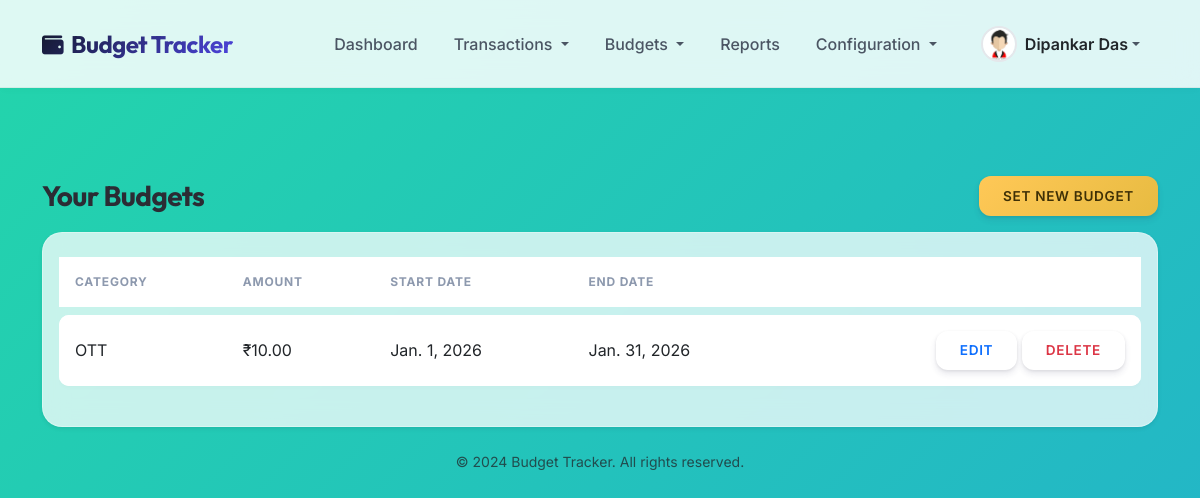
The app's page /budgets/ (signed in) with its own data.
### authentication/models.py (models this page shows, shortened)
class Profile(models.Model):
    user = models.OneToOneField(User, on_delete=models.CASCADE, related_name='profile')
    full_name = models.CharField(max_length=150, blank=True)
    phone_number = models.CharField(max_length=15, blank=True)
    date_of_birth = models.DateField(null=True, blank=True)
    GENDER_CHOICES = [
        ('M', 'Male'),
        ('F', 'Female'),
        ('O', 'Other'),
    ]
    gender = models.CharField(max_length=1, choices=GENDER_CHOICES, blank=True)
    city = models.CharField(max_length=100, blank=True)
    avatar = models.ImageField(upload_to='avatars/', blank=True, null=True)
    created_at = models.DateTimeField(auto_now_add=True)
    updated_at = models.DateTimeField(auto_now=True)

### finance/models.py (models this page shows, shortened)
class Budget(models.Model):
    user = models.ForeignKey(User, on_delete=models.CASCADE)
    category = models.ForeignKey(Category, on_delete=models.CASCADE, null=True, blank=True)
    amount = models.DecimalField(max_digits=10, decimal_places=2)
    start_date = models.DateField()
    end_date = models.DateField()

class Category(models.Model):
    name = models.CharField(max_length=100)
    user = models.ForeignKey(User, on_delete=models.CASCADE, null=True, blank=True)
    class Meta:
        verbose_name_plural = 'Categories'

### finance/views.py (the view)
# urls.py: path('budgets/', views.list_budgets, name='list_budgets'),
@login_required(login_url='login')
def list_budgets(request):
    budgets = Budget.objects.filter(user=request.user).select_related('category').order_by('-start_date')
    return render(request, 'finance/budgets_list.html', {'budgets': budgets})

### templates/finance/budgets_list.html (shortened to what this page needs)
{% extends 'base.html' %}
{% block content %}
<div class="row mb-3">
    <div class="col-md-12 d-flex justify-content-between align-items-center">
        <h3 class="mb-0">Your Budgets</h3>
        <a href="{% url 'set_budget' %}" class="btn btn-warning">Set New Budget</a>
    </div>
</div>
<div class="card shadow-sm">
    <div class="card-body">
        {% if budgets %}
        <div class="table-responsive">
            <table class="table table-hover">
                <thead>
                    <tr>
                        <th>Category</th>
                        <th>Amount</th>
                        <th>Start Date</th>
                        <th>End Date</th>
                        <th></th>
                    </tr>
                </thead>
                <tbody>
                    {% for b in budgets %}
                    <tr>
                        <td>{{ b.category.name }}</td>
                        <td>₹{{ b.amount }}</td>
                        <td>{{ b.start_date }}</td>
                        <td>{{ b.end_date }}</td>
                        <td class="text-end">
                            <a href="{% url 'edit_budget' b.id %}" class="btn btn-sm btn-outline-primary">Edit</a>
                            <form action="{% url 'delete_budget' b.id %}" method="post" class="d-inline"
                                onsubmit="return confirm('Delete this budget?');">
                                <button type="submit" class="btn btn-sm btn-outline-danger">Delete</button>
                            </form>
                        </td>
                    </tr>
                    {% endfor %}
                </tbody>
            </table>
        </div>
        {% else %}
        <p class="text-muted mb-0">No budgets yet. <a href="{% url 'set_budget' %}">Create one</a>.</p>
        {% endif %}
    </div>
</div>
{% endblock %}

### templates/base.html (shortened to what this page needs)
<!DOCTYPE html>
<html lang="en">
<head>
    <link href="https://cdn.jsdelivr.net/npm/bootstrap@5.3.0/dist/css/bootstrap.min.css" rel="stylesheet">
    <link rel="stylesheet" href="https://cdnjs.cloudflare.com/ajax/libs/font-awesome/6.4.0/css/all.min.css">
    {% load static %}
    <link href="{% static 'css/style.css' %}" rel="stylesheet">
</head>
<body>
    <nav class="navbar navbar-expand-lg fixed-top navbar-glass">
        <div class="container">
            <a class="navbar-brand" href="{% url 'home' %}">
                <i class="fas fa-wallet me-2 text-primary" style="font-size: 0.9em;"></i>Budget Tracker
            </a>
            <div class="collapse navbar-collapse" id="navbarNav">
                <ul class="navbar-nav ms-auto mb-2 mb-lg-0 align-items-lg-center">
                    {% if user.is_authenticated %}
                    <li class="nav-item">
                        <a class="nav-link" href="{% url 'dashboard' %}">Dashboard</a>
                    </li>
                    <li class="nav-item dropdown">
                        <a class="nav-link dropdown-toggle" href="#" id="transactionDropdown" role="button"
                            data-bs-toggle="dropdown" aria-expanded="false">
                            Transactions
                        </a>
                    </li>
                    <li class="nav-item dropdown">
                        <a class="nav-link dropdown-toggle" href="#" id="budgetDropdown" role="button"
                            data-bs-toggle="dropdown" aria-expanded="false">
                            Budgets
                        </a>
                    </li>
                    <li class="nav-item">
                        <a class="nav-link" href="{% url 'reports_dashboard' %}">Reports</a>
                    </li>
                    <li class="nav-item dropdown">
                        <a class="nav-link dropdown-toggle" href="#" id="configDropdown" role="button"
                            data-bs-toggle="dropdown" aria-expanded="false">
                            Configuration
                        </a>
                    </li>
                    {% endif %}
                </ul>
                <ul class="navbar-nav ms-2">
                    {% if user.is_authenticated %}
                    <li class="nav-item dropdown">
                        <a class="nav-link dropdown-toggle d-flex align-items-center py-1 pe-0" href="#"
                            id="profileDropdown" role="button" data-bs-toggle="dropdown" aria-expanded="false">
                            {% if user.profile.avatar %}
                            <img src="{{ user.profile.avatar.url }}" alt="Profile"
                                class="rounded-circle nav-avatar me-2">
                            {% else %}
                            <div
                                class="rounded-circle bg-primary text-white d-flex align-items-center justify-content-center me-2 nav-avatar">
                                {{ user.username|make_list|first|upper }}
                            </div>
                            {% endif %}
                            <span class="d-none d-lg-inline fw-semibold text-dark">
                                {% if user.profile.full_name %}
                                {{ user.profile.full_name }}
                                {% else %}
                                {{ user.username }}
                                {% endif %}
                            </span>
                        </a>
                    </li>
                    {% endif %}
                </ul>
            </div>
        </div>
    </nav>
    <div class="container main-container">
        {% block content %}{% endblock %}
    </div>
    <footer class="mt-auto py-4 text-center text-muted small">
        <div class="container">
            <p class="mb-0">&copy; 2024 Budget Tracker. All rights reserved.</p>
        </div>
    </footer>
</body>
</html>

### static/css/style.css (style rules this page uses)
:root { --primary-color: #6246ea; --secondary-color: #e45858; --accent-color: #3ddc84; --text-primary: #2b2c34; --text-secondary: #8d99ae; --bg-gradient: linear-gradient(135deg, #fffffe 0%, #f0f4ef 100%); --success-bg: #d4edda; --success-text: #155724; --danger-bg: #f8d7da; --danger-text: #721c24; --warning-bg: #fff3cd; --warning-text: #856404; --glass-bg: rgba(255, 255, 255, 0.75); --glass-border: 1px solid rgba(255, 255, 255, 0.3); --glass-shadow: 0 8px 32px 0 rgba(31, 38, 135, 0.1); --backdrop-blur: blur(12px); --border-radius: 20px; --transition: all 0.3s cubic-bezier(0.25, 0.8, 0.25, 1); }
body { font-family: 'Outfit', 'Inter', sans-serif; background: linear-gradient(-45deg, #ee7752, #e73c7e, #23a6d5, #23d5ab); background-size: 400% 400%; animation: gradientBG 15s ease infinite; color: var(--text-primary); min-height: 100vh; }
h1, h2, h3, h4, h5, h6 { font-weight: 700; letter-spacing: -0.02em; color: #2b2c34; }
.navbar { background: rgba(255, 255, 255, 0.85) !important; backdrop-filter: blur(15px); -webkit-backdrop-filter: blur(15px); box-shadow: 0 4px 30px rgba(0, 0, 0, 0.03); border-bottom: 1px solid rgba(255, 255, 255, 0.5); padding: 0.8rem 0; }
.navbar-brand { font-weight: 800; font-size: 1.6rem; background: linear-gradient(135deg, #6246ea 0%, #e45858 100%); -webkit-background-clip: text; -webkit-text-fill-color: transparent; letter-spacing: -0.5px; }
.nav-link { font-weight: 600; color: #4a5568 !important; padding: 0.6rem 1rem !important; border-radius: 10px; transition: all 0.3s ease; margin: 0 4px; }
.card { background: var(--glass-bg); backdrop-filter: var(--backdrop-blur); border: var(--glass-border); border-radius: var(--border-radius); box-shadow: var(--glass-shadow); transition: var(--transition); }
.btn { border-radius: 12px; padding: 0.6rem 1.5rem; font-weight: 600; text-transform: uppercase; font-size: 0.85rem; letter-spacing: 0.05em; border: none; transition: var(--transition); box-shadow: 0 4px 6px rgba(50, 50, 93, 0.11), 0 1px 3px rgba(0, 0, 0, 0.08); }
.btn-warning { background: linear-gradient(135deg, #ffc857 0%, #e7bb41 100%); color: #3e3006; }
.table { border-collapse: separate; border-spacing: 0 8px; }
.table thead th { border: none; color: var(--text-secondary); font-weight: 700; text-transform: uppercase; font-size: 0.75rem; letter-spacing: 0.05rem; padding: 1rem; }
.table tbody tr { background: white; box-shadow: 0 2px 5px rgba(0, 0, 0, 0.02); border-radius: 10px; transition: var(--transition); }
.table td { border: none; padding: 1rem; vertical-align: middle; }
.table tbody tr td:first-child { border-top-left-radius: 10px; border-bottom-left-radius: 10px; }
.table tbody tr td:last-child { border-top-right-radius: 10px; border-bottom-right-radius: 10px; }
.main-container { margin-top: 90px !important; }

### templates/base.html (style rules this page uses)
body { background-color: #f8f9fa; font-family: 'Inter', sans-serif; padding-top: 86px; color: #1f2937; }
h1, h2, h3, h4, h5, h6, .navbar-brand { font-family: 'Outfit', sans-serif; }
.navbar-glass { background: rgba(255, 255, 255, 0.85); backdrop-filter: blur(12px); -webkit-backdrop-filter: blur(12px); border-bottom: 1px solid rgba(0, 0, 0, 0.05); box-shadow: 0 4px 6px -1px rgba(0, 0, 0, 0.02); padding: 1rem 0; transition: all 0.3s ease; }
.navbar-brand { font-weight: 700; font-size: 1.5rem; background: linear-gradient(135deg, #111827 0%, #4f46e5 100%); -webkit-background-clip: text; -webkit-text-fill-color: transparent; }
.nav-link { font-weight: 500; color: #4b5563 !important; padding: 0.6rem 1rem !important; border-radius: 8px; transition: all 0.2s ease; margin: 0 2px; }
.nav-avatar { width: 36px; height: 36px; object-fit: cover; border: 2px solid #e5e7eb; transition: border-color 0.2s; }
.main-container { animation: fadeIn 0.5s ease-out; }

### records on screen
Budget: category.name "OTT", amount "10.00", start_date "Jan. 1, 2026", end_date "Jan. 31, 2026"

### other values on screen
{{ user.profile.full_name }} "Dipankar Das"
